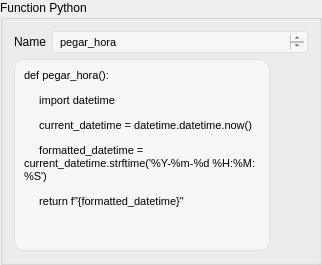
             <widget class="QGroupBox" name="groupBox_11">
              <property name="title">
               <string>Function Python</string>
              </property>
              <layout class="QGridLayout" name="gridLayout_29">
               <item row="0" column="1">
                <widget class="QTextEdit" name="namefunction_agentcreate">
                 <property name="maximumSize">
                  <size>
                   <width>16777215</width>
                   <height>22</height>
                  </size>
                 </property>
                 <property name="styleSheet">
                  <string notr="true">            QTextEdit {
                border: 1px solid #E0E0E0;
                padding: 3px;
                border-radius: 3px;
                background-color: #F7F7F7;
                color: black;  /* Cor do texto alterada para preto */
            }</string>
                 </property>
                 <property name="html">
                  <string>&lt;!DOCTYPE HTML PUBLIC &quot;-//W3C//DTD HTML 4.0//EN&quot; &quot;http://www.w3.org/TR/REC-html40/strict.dtd&quot;&gt;
&lt;html&gt;&lt;head&gt;&lt;meta name=&quot;qrichtext&quot; content=&quot;1&quot; /&gt;&lt;style type=&quot;text/css&quot;&gt;
p, li { white-space: pre-wrap; }
&lt;/style&gt;&lt;/head&gt;&lt;body style=&quot; font-family:'MS Shell Dlg 2'; font-size:8.25pt; font-weight:400; font-style:normal;&quot;&gt;
&lt;p style=&quot; margin-top:0px; margin-bottom:0px; margin-left:0px; margin-right:0px; -qt-block-indent:0; text-indent:0px;&quot;&gt;&lt;span style=&quot; font-size:8pt;&quot;&gt;pegar_hora&lt;/span&gt;&lt;/p&gt;&lt;/body&gt;&lt;/html&gt;</string>
                 </property>
                </widget>
               </item>
               <item row="0" column="0">
                <widget class="QLabel" name="label_16">
                 <property name="text">
                  <string>Name</string>
                 </property>
                </widget>
               </item>
               <item row="1" column="0" colspan="2">
                <widget class="QTextEdit" name="FunctionPython">
                 <property name="sizePolicy">
                  <sizepolicy hsizetype="Fixed" vsizetype="Minimum">
                   <horstretch>0</horstretch>
                   <verstretch>0</verstretch>
                  </sizepolicy>
                 </property>
                 <property name="minimumSize">
                  <size>
                   <width>0</width>
                   <height>0</height>
                  </size>
                 </property>
                 <property name="maximumSize">
                  <size>
                   <width>16777215</width>
                   <height>16777215</height>
                  </size>
                 </property>
                 <property name="styleSheet">
                  <string notr="true">            QTextEdit {
                border: 1px solid #E0E0E0;
                padding: 5px;
                border-radius: 10px;
                background-color: #F7F7F7;
                color: black;  /* Cor do texto alterada para preto */
            }</string>
                 </property>
                 <property name="html">
                  <string>&lt;!DOCTYPE HTML PUBLIC &quot;-//W3C//DTD HTML 4.0//EN&quot; &quot;http://www.w3.org/TR/REC-html40/strict.dtd&quot;&gt;
&lt;html&gt;&lt;head&gt;&lt;meta name=&quot;qrichtext&quot; content=&quot;1&quot; /&gt;&lt;style type=&quot;text/css&quot;&gt;
p, li { white-space: pre-wrap; }
&lt;/style&gt;&lt;/head&gt;&lt;body style=&quot; font-family:'MS Shell Dlg 2'; font-size:8.25pt; font-weight:400; font-style:normal;&quot;&gt;
&lt;p style=&quot; margin-top:12px; margin-bottom:12px; margin-left:0px; margin-right:0px; -qt-block-indent:0; text-indent:0px;&quot;&gt;&lt;span style=&quot; font-size:8pt;&quot;&gt;def pegar_hora():&lt;/span&gt;&lt;/p&gt;
&lt;p style=&quot; margin-top:12px; margin-bottom:12px; margin-left:0px; margin-right:0px; -qt-block-indent:0; text-indent:0px;&quot;&gt;&lt;span style=&quot; font-size:8pt;&quot;&gt;     import datetime&lt;/span&gt;&lt;/p&gt;
&lt;p style=&quot; margin-top:12px; margin-bottom:12px; margin-left:0px; margin-right:0px; -qt-block-indent:0; text-indent:0px;&quot;&gt;&lt;span style=&quot; font-size:8pt;&quot;&gt;     current_datetime = datetime.datetime.now()&lt;/span&gt;&lt;/p&gt;
&lt;p style=&quot; margin-top:12px; margin-bottom:12px; margin-left:0px; margin-right:0px; -qt-block-indent:0; text-indent:0px;&quot;&gt;&lt;span style=&quot; font-size:8pt;&quot;&gt;     formatted_datetime = current_datetime.strftime('%Y-%m-%d %H:%M:%S')&lt;/span&gt;&lt;/p&gt;
&lt;p style=&quot; margin-top:12px; margin-bottom:12px; margin-left:0px; margin-right:0px; -qt-block-indent:0; text-indent:0px;&quot;&gt;&lt;span style=&quot; font-size:8pt;&quot;&gt;     return f&amp;quot;{formatted_datetime}&amp;quot;&lt;/span&gt;&lt;/p&gt;&lt;/body&gt;&lt;/html&gt;</string>
                 </property>
                </widget>
               </item>
              </layout>
             </widget>
